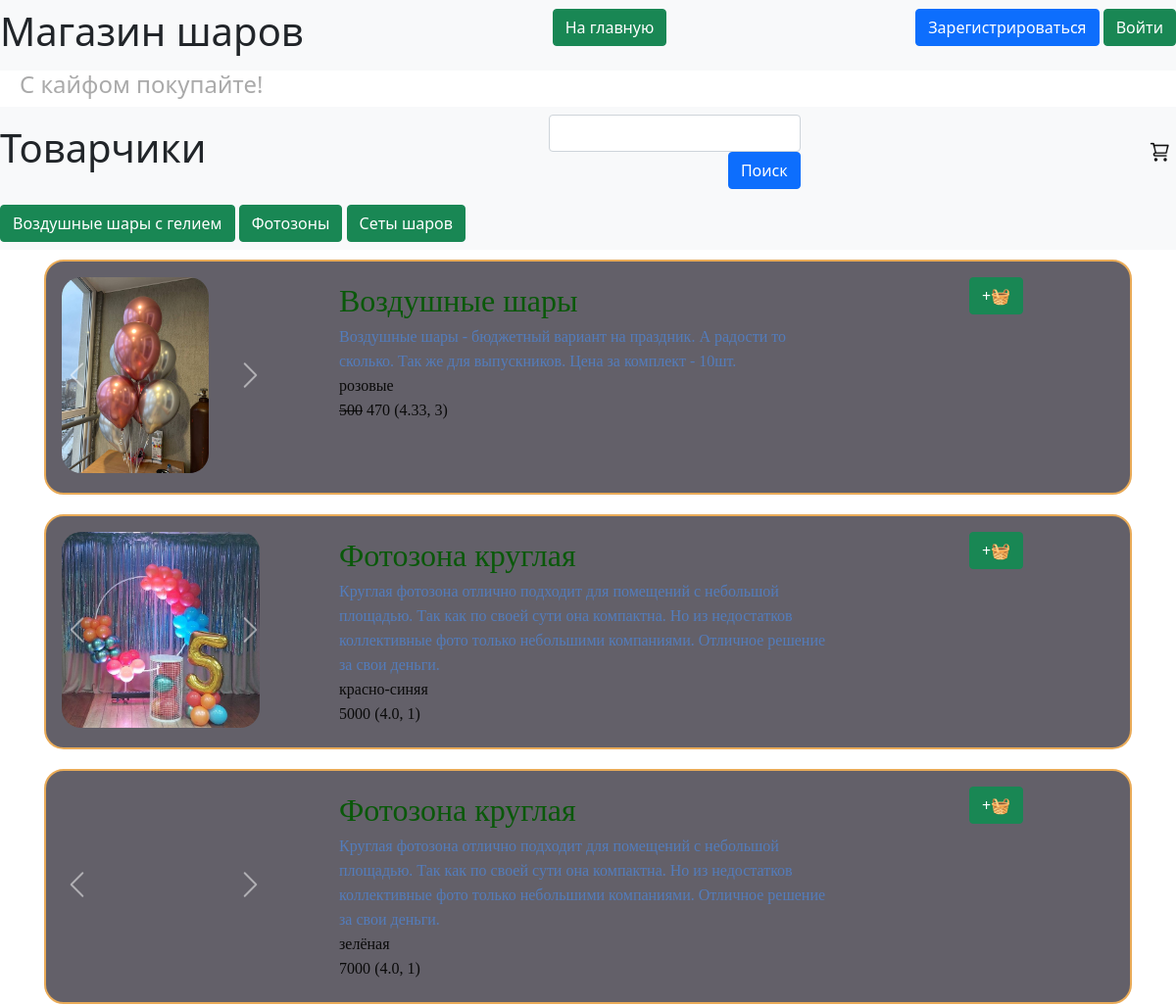
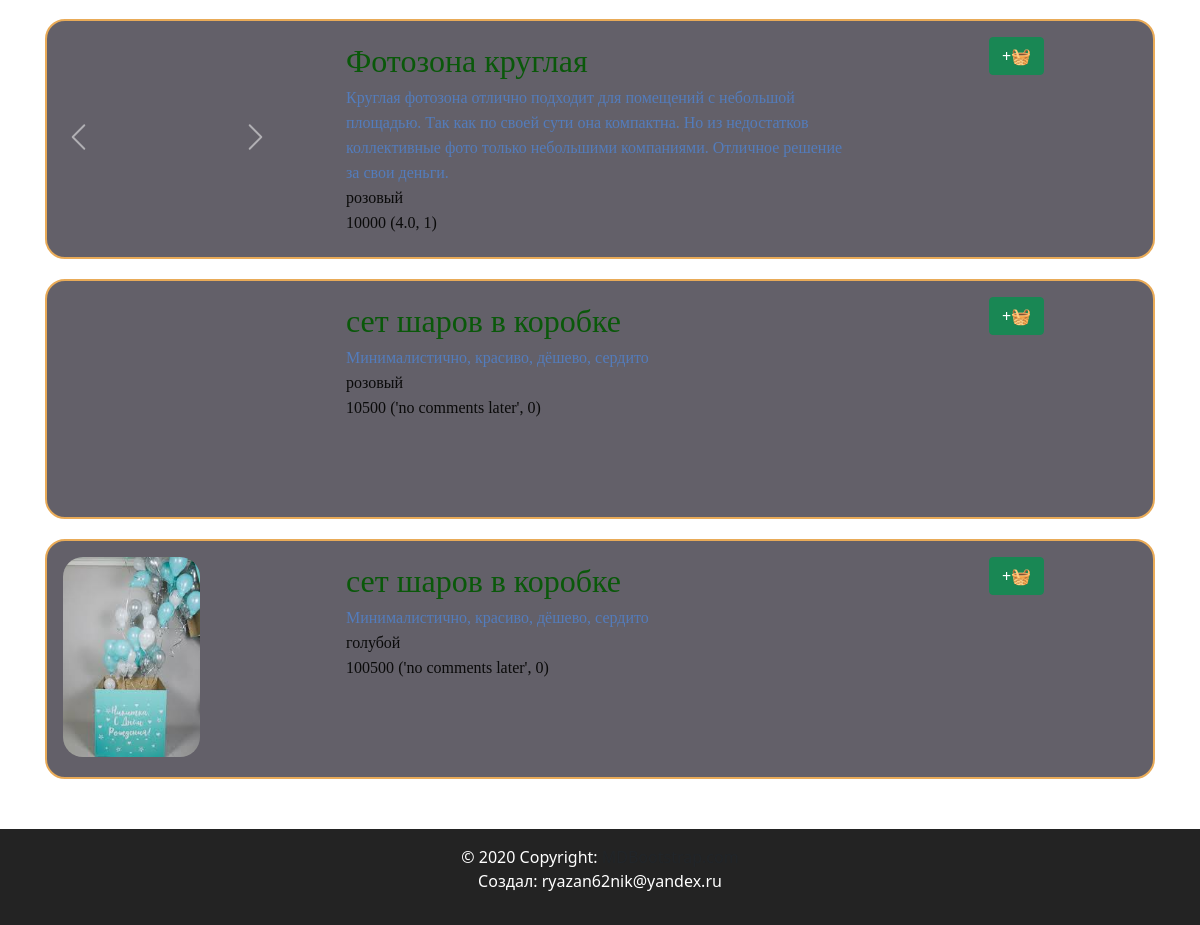
/index, run on the app's committed database (2 pictures, top to bottom).
### data/types.py (models this page shows, shortened)
class Types(SqlAlchemyBase):
    __tablename__ = 'types'
    id = sqlalchemy.Column(sqlalchemy.Integer,
                           primary_key=True, autoincrement=True)
    title = sqlalchemy.Column(sqlalchemy.String, nullable=True)
    products = orm.relationship("ProductGroup", back_populates='type_relation')

### data/products.py (models this page shows, shortened)
class Products(SqlAlchemyBase, SerializerMixin):
    __tablename__ = 'products'
    id = sqlalchemy.Column(sqlalchemy.Integer,
                           primary_key=True, autoincrement=True)
    color = sqlalchemy.Column(sqlalchemy.String, nullable=True)
    sale = sqlalchemy.Column(sqlalchemy.Integer, nullable=True)
    cost = sqlalchemy.Column(sqlalchemy.Integer)
    remains = sqlalchemy.Column(sqlalchemy.Integer, nullable=True)
    img = sqlalchemy.Column(sqlalchemy.String, default='0_0_0_none.jpg')
    product_group_id = sqlalchemy.Column(sqlalchemy.Integer, sqlalchemy.ForeignKey("product_group.id"))
    product_group = orm.relationship('ProductGroup')
    category = orm.relationship("Category",
                                secondary="products_to_category",
                                backref="products")
    def get_img(self):
        return self.img.split(', ')
    def get_price(self):
        if self.sale == 0:
            return str(self.cost)
        return f'<del>{self.cost}</del> {self.cost - self.sale}'

### data/products_group.py (models this page shows, shortened)
class ProductGroup(SqlAlchemyBase, SerializerMixin):
    __tablename__ = 'product_group'
    id = sqlalchemy.Column(sqlalchemy.Integer,
                           primary_key=True, autoincrement=True)
    title = sqlalchemy.Column(sqlalchemy.String, nullable=True)
    description = sqlalchemy.Column(sqlalchemy.String, nullable=True)
    type = sqlalchemy.Column(sqlalchemy.Integer, sqlalchemy.ForeignKey("types.id"))
    type_relation = orm.relationship('Types')
    products = orm.relationship("Products", back_populates='product_group')
    comments = orm.relationship("Comments", back_populates='product_group')
    def get_average_mark(self):
        average = round(sum([comment.mark for comment in self.comments]) / len(self.comments), 2) if len(self.comments) else  'no comments later'
        return average, len(self.comments)

### data/comments.py (models this page shows, shortened)
class Comments(SqlAlchemyBase, SerializerMixin):
    __tablename__ = 'comments'
    id = sqlalchemy.Column(sqlalchemy.Integer,
                           primary_key=True, autoincrement=True)
    content = sqlalchemy.Column(sqlalchemy.String, nullable=True)
    plus = sqlalchemy.Column(sqlalchemy.String, nullable=True)
    minus = sqlalchemy.Column(sqlalchemy.String, nullable=True)
    mark = sqlalchemy.Column(sqlalchemy.Integer, nullable=True)
    product_group_id = sqlalchemy.Column(sqlalchemy.Integer, sqlalchemy.ForeignKey("product_group.id"))
    product_group = orm.relationship('ProductGroup')
    user_id = sqlalchemy.Column(sqlalchemy.Integer, sqlalchemy.ForeignKey("users.id"))
    user = orm.relationship('User')

### server.py (the view)
@app.route("/", methods=['GET'])
@app.route("/index", methods=['GET'])
def index_get():
    db_sess = db_session.create_session()
    types = db_sess.query(Types).all()
    return render_template('pages/index.html', types=types, view='nocube')

### data/db_session.py (called while the page is built)
def create_session() -> Session:
    global __factory
    return __factory()

### templates/pages/index.html (shortened to what this page needs)
{% extends "base.html" %}
{% block content %}
<nav class="navbar navbar-light bg-light title-width">
    <div align="left">
        <h1>Товарчики</h1>
    </div>
    <div align="right">
        <form method="POST">
            <input type="text" id="text" name="text" class="form-control" align="left"/>
            <input type="submit" value="Поиск" class="btn btn-primary" align="right"/>
        </form>
    </div>
    <div align="right">
        <a href="/basket">
            <div class="basket-button"></div>
        </a>
    </div>
</nav>
<nav class="navbar navbar-light bg-light title-width">
    <div align="right">
        {% for type in types %}
        <a href="#{{type.title}}" class="btn btn-success">{{type.title}}</a>
        {% endfor %}
    </div>
</nav>
<div class="menu">
{% for type in types %}
    {% for group_product in type.products %}
    {% for product in group_product.products %}
    {% include 'includes/product.html' %}
    {% endfor %}
    {% endfor %}
{% endfor %}
</div>
{% endblock %}

### templates/includes/product.html (shortened to what this page needs)
{%if view == 'cube'%}
<link rel="stylesheet" href="{{ url_for('static', filename='css/product_cube_style.css') }}">
{%else%}
<link rel="stylesheet" href="{{ url_for('static', filename='css/product_style.css') }}">
{%endif%}
<div class="product menu-item">
    <div class="product-img-place">
        {% if product.get_img()[0]%}
        <div id="carousel{{product.id}}" class="carousel slide" data-bs-ride="false">
            <div class="carousel-inner">
                <div class="carousel-item active">
                    <img class="d-block product-img" src="/static/img/products/{{product.get_img()[0]}}"
                         alt="{{product.get_img()[0]}}">
                </div>
            </div>
            <a class="carousel-control-prev" href="#carousel{{product.id}}" role="button" data-slide="prev">
                <span class="carousel-control-prev-icon" aria-hidden="true"></span>
            </a>
            <a class="carousel-control-next" href="#carousel{{product.id}}" role="button" data-slide="next">
                <span class="carousel-control-next-icon" aria-hidden="true"></span>
            </a>
        </div>
        {%else%}
        <img class="product-img" src="/static/img/products/none.jpg"
             alt="/static/img/products/{{product.get_img()[0]}}"/>
        {%endif%}
    </div>
    <div class="product-description">
        <div align="left">
            <a href="/show_product/{{product.product_group_id}}/{{product.id}}"
               class="product-no-title text-decoration:none">
                <div>
                    <span class="product-description-title">{{product.product_group.title}}</span><br>
                    <span class="product-description-description">{{product.product_group.description}}</span><br>
                    <span class="product-description-color">{{product.color}}</span><br>
                    <span class="product-description-color">{% autoescape false %}{{product.get_price()}}{% endautoescape %}</span>
                    <span class="product-description-color">{{product.product_group.get_average_mark()}}</span>
                </div>
            </a>
        </div>
    </div>
    <div class="product-button-plus">
        <button class="btn btn-success"
                onclick="addToBasket('{{ product.id }}'{% if current_user.is_authenticated %}, '{{current_user.id}}' {%endif%});">
            +🧺
        </button>
    </div>
</div>

### static/css/header.css (style rules this page uses)
:root { --main-color: #0179FA; --second-color: white; }

### static/css/footer.css (style rules this page uses)
:root { --main-color: #111111; --second-color: white; }

### static/css/style.css (style rules this page uses)
:root { --main-color: #0179FA; --second-color: #ffffff; --thirdly_color: #629ee3; }
body { background-color: var(--second-color); }

### static/css/mystyle.css (style rules this page uses)
html { --firstly-color: white; --secondary-color: rgba(91, 82, 212, 0.837); --thirdly-color: rgb(99, 96, 105); --fourly-color: rgb(144, 182, 242); --black: rgb(35, 35, 35); --dark-blue: #12191D; --white: #FFFFFF; --green: #33FF00; --caribbean: #00E197; --light-green: #8EEF8C; --turquoise: #12EEFF; --pink: #F053D5; --red: #FE785A; --gray-900: #0C1114; --gray-700: #242A2C; --gray-650: #495257; --gray-600: #424B4F; --gray-500: #495257; --gray-300: #8D979E; --gray-200: #ACB4B9; --gray-150: #AEB6BB; --gray-100: #EEF1F3; --gray-50: #F6F8F9; }
.basket-button { width: 3vh; height: 3vh; border: none; background-image: url('../img/system/cart_icon.png'); background-size: cover; margin: 5px 5px; }
.menu { display: flex; justify-content: space-around; align-items: flex-start; flex-wrap: wrap; padding: 5vh; padding-top: 0; //border: 5px solid rgb(0 0 0); }
.menu-item { width: 30vh; height: 30vh; margin: 10px 5px; text-align: center; background-color: var(--thirdly-color); position: relative; border-radius: 20px; flex-basis: content; }
.title-width { min-width: 100%; }
body { margin: 0; padding: 0; text-align: center; }

### static/css/product_style.css (style rules this page uses)
a { color:#537CBC; text-decoration:none; }
.product { border: 2px solid rgb(233 171 88); //border-bottom: 2px solid rgb(233 171 88); display: grid; grid-template-columns: repeat(3, 1fr); grid-template-rows: 1fr; gap: 10px; grid-auto-rows: 1fr; }
.product > div { padding: 1em; color: #d9480f; }
.product-img-place { grid-column: 1 / 2; //grid-row: 1 / 2; width: 30vh; height: 30vh; }
.product-img { height: 25vh; border-radius: 20px; object-fit: cover; }
.product-description { grid-column: 2 / 3; //grid-row: 1 / 2; width: 45vw; height: 30vh; }
.product-description-title { font-size: 2rem; font-family: cursive; color: rgb(10 88 10); text-align: left; }
.product-description-description { font-family: cursive; color: #537CBC; text-align: left; }
.product-description-color { font-family: cursive; color: rgb(10 10 10); text-align: left; }
.product-no-title { color: rgb(1 1 1); }
.product-button-plus { grid-column: 3 / 4; //grid-row: 1 / 2; }

### data on the page
Types: title "Воздушные шары с гелием"
Types: title "Фотозоны"
Types: title "Сеты шаров"
Products: shows a picture, product_group "Воздушные шары", product_group.description "Воздушные шары - бюджетный вариант на праздник. А радости то сколько. Так же для выпускников. Цена за комплект - 10шт.", color "розовые", get_price "500 470", product_group.get_average_mark "(4.33, 3)"
Products: img (picture), product_group "Фотозона круглая", product_group.description "Круглая фотозона отлично подходит для помещений с небольшой площадью. Так как по своей сути она компактна. Но из недостатков коллективные фото только небольшими компаниями. Отличное решение за свои деньги.", color "красно-синяя", get_price "5000", product_group.get_average_mark "(4.0, 1)"
Products: img (picture), product_group "Фотозона круглая", product_group.description "Круглая фотозона отлично подходит для помещений с небольшой площадью. Так как по своей сути она компактна. Но из недостатков коллективные фото только небольшими компаниями. Отличное решение за свои деньги.", color "зелёная", get_price "7000", product_group.get_average_mark "(4.0, 1)"
Products: shows a picture, product_group "Фотозона круглая", product_group.description "Круглая фотозона отлично подходит для помещений с небольшой площадью. Так как по своей сути она компактна. Но из недостатков коллективные фото только небольшими компаниями. Отличное решение за свои деньги.", color "розовый", get_price "10000", product_group.get_average_mark "(4.0, 1)"
Products: shows a picture, product_group "сет шаров в коробке", product_group.description "Минималистично, красиво, дёшево, сердито", color "розовый", get_price "10500", product_group.get_average_mark "('no comments later', 0)"
Products: shows a picture, product_group "сет шаров в коробке", product_group.description "Минималистично, красиво, дёшево, сердито", color "голубой", get_price "100500", product_group.get_average_mark "('no comments later', 0)"
